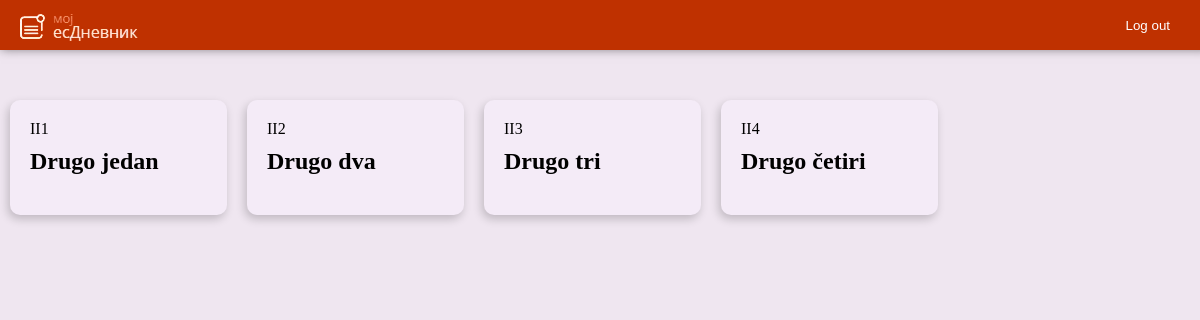
Screenshot of /admin_stranice/odeljenja-godina.php?razredID=2 (signed in) with the database file from the repository.
### tables this page shows
CREATE TABLE `odeljenje` (
  `odeljenjeID` int(11) NOT NULL,
  `name` varchar(20) NOT NULL COMMENT 'Osam, sedam, tri, deset...',
  `razredID` int(11) NOT NULL,
  `int_code` int(11) NOT NULL COMMENT '8,7,6,5,4...'
);

CREATE TABLE `razred` (
  `razredID` int(11) NOT NULL,
  `code` char(4) NOT NULL COMMENT 'RIMSKI BROJEVI (I, II, III, IV...)',
  `ime` varchar(10) NOT NULL COMMENT 'Prvi, Drugi, Treci...',
  `atribut` varchar(255) NOT NULL
);

### admin_stranice/odeljenja-godina.php (the view, shortened to what this page needs)
<?php
    require_once $_SERVER['DOCUMENT_ROOT']."/e-dnevnik/config/config.php";
    $razredID = (int)$_GET['razredID'];
    $sql = "SELECT * FROM odeljenje INNER JOIN razred on odeljenje.razredID = razred.razredID WHERE odeljenje.razredID = ?";
    $run = $conn->prepare($sql);
    $run->bind_param('i',$razredID);
    $run -> execute();
    $results = $run->get_result();
    $results = $results->fetch_all(MYSQLI_ASSOC);
?>
<!DOCTYPE html>
<html lang="en">
<head>
    <link rel="stylesheet" href="admin_css/odeljenja-godina.css">
</head>
<body>
    <nav class="navbar">
        <img src="../assets/images/esdnevnik-logo.png" alt="Es Dnevnik Logo" class="logo">
        <div class="logout-wrap">
            <form action="/e-dnevnik/sign_out.php" method="post" class="log-out">
                <button class="log-out-button">Log out</button>
            </form>
        </div>
    </nav>
    <section>
        <div class="container">
            <?php
                foreach ($results as $result) :?>
                    <div class="odeljenje-card">
                        <a href="odeljenje-ucenici.php?odeljenjeID=<?php echo $result['razredID']?>" class="odeljenje-link"> </a>
                        <div class="odeljenje-num"><?php echo $result['code'] . $result['int_code']?></div>
                        <h2 class="odeljenje-name"><?php echo $result['atribut'] . " " . $result['name']?></h2>
                    </div>
            <?php endforeach;?>
        </div>
    </section>
</body>
</html>

### admin_stranice/admin_css/odeljenja-godina.css (style rules this page uses)
body { background-color: #EFE6F0; margin: 0; }
.container { padding: 10px; margin: auto !important; }
@media only screen and (min-width: 992px) { .container { max-width: 992px; } }
@media only screen and (min-width: 1200px) { .container { max-width: 1200px; display: flex; flex-direction: row; justify-content: start; column-gap: 20px; align-items: center; flex-wrap: wrap; } }
@media only screen and (min-width: 1200px) { .odeljenje-card { flex: 0 0 15%; border-radius: 10px; background-color: #F4EBF7; position: relative; padding: 20px; box-shadow: -2px 4px 10px rgba(0, 0, 0, .2); transition: transform .3s; } }
@media only screen and (min-width: 1200px) { .odeljenje-name { margin-top: 10px; margin-bottom: 20px; } }
@media only screen and (min-width: 1200px) { .odeljenje-link { display: block; position:absolute; top: 0%; bottom: 0%; left: 0%; right: 0%; text-decoration: none; color: black; z-index: 100; } }
@media only screen and (min-width: 1200px) { .navbar { box-shadow: 0 0 10px -1px rgba(0,0,0,.5); background-color: #BF3100; width: 100%; display: flex; flex-direction: row; justify-content: space-between; align-items: center; padding: 0px 0px 0px 10px; margin-bottom: 40px; overflow: hidden; } }
@media only screen and (min-width: 1200px) { .logo { width: 144px; height: 50px; } }
@media only screen and (min-width: 1200px) { .logout-wrap { padding: 0px 10px 0px 0px; display: block; } }
@media only screen and (min-width: 1200px) { .log-out-button { height: 50px; background-color: transparent; color: white; padding: 10px 30px 10px 30px; border: none; cursor: pointer; transition: all .3s ease-in; } }

### rows the page displays
odeljenje: razredID.code "II", int_code "1", razredID.atribut "Drugo", name "jedan"
odeljenje: razredID.code "II", int_code "2", razredID.atribut "Drugo", name "dva"
odeljenje: razredID.code "II", int_code "3", razredID.atribut "Drugo", name "tri"
odeljenje: razredID.code "II", int_code "4", razredID.atribut "Drugo", name "četiri"
